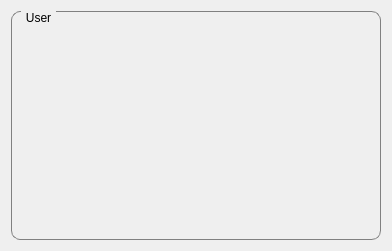
<?xml version="1.0" encoding="UTF-8"?>
<ui version="4.0">
 <class>UserInformationWidget</class>
 <widget class="QWidget" name="UserInformationWidget">
  <property name="geometry">
   <rect>
    <x>0</x>
    <y>0</y>
    <width>392</width>
    <height>251</height>
   </rect>
  </property>
  <property name="windowTitle">
   <string>Member informations</string>
  </property>
  <layout class="QVBoxLayout" name="verticalLayout">
   <item>
    <widget class="QGroupBox" name="groupbox_user">
     <property name="styleSheet">
      <string notr="true">QGroupBox {
    border: 1px solid gray;
    border-radius: 9px;
    margin-top: 0.5em;
}

QGroupBox::title {
    subcontrol-origin: margin;
    left: 10px;
    padding: 0 3px 0 3px;
	font-weight: bold;
}</string>
     </property>
     <property name="title">
      <string>User</string>
     </property>
     <layout class="QGridLayout" name="gridLayout">
      <item row="0" column="1">
       <widget class="QLabel" name="label_icon">
        <property name="sizePolicy">
         <sizepolicy hsizetype="Preferred" vsizetype="Preferred">
          <horstretch>0</horstretch>
          <verstretch>0</verstretch>
         </sizepolicy>
        </property>
        <property name="maximumSize">
         <size>
          <width>81</width>
          <height>71</height>
         </size>
        </property>
        <property name="text">
         <string/>
        </property>
        <property name="pixmap">
         <pixmap resource="../../../../res/icons/icons.qrc">:/icons/member_icon</pixmap>
        </property>
        <property name="scaledContents">
         <bool>true</bool>
        </property>
       </widget>
      </item>
      <item row="2" column="1" colspan="2">
       <widget class="QLabel" name="label_properties">
        <property name="text">
         <string/>
        </property>
        <property name="alignment">
         <set>Qt::AlignLeading|Qt::AlignLeft|Qt::AlignTop</set>
        </property>
       </widget>
      </item>
      <item row="0" column="2">
       <widget class="QLabel" name="label_uid">
        <property name="maximumSize">
         <size>
          <width>471</width>
          <height>51</height>
         </size>
        </property>
        <property name="text">
         <string/>
        </property>
       </widget>
      </item>
      <item row="3" column="1" colspan="2">
       <widget class="QLabel" name="label_path">
        <property name="text">
         <string/>
        </property>
       </widget>
      </item>
     </layout>
    </widget>
   </item>
  </layout>
 </widget>
 <resources>
  <include location="../../../../res/icons/icons.qrc"/>
  <include location="../../../../res/icons/icons.qrc"/>
 </resources>
 <connections/>
</ui>
